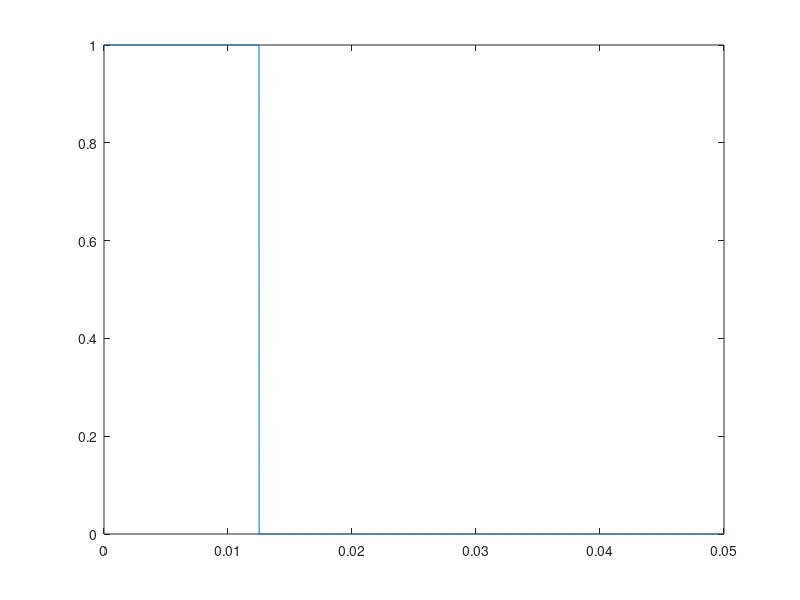

Source code (MATLAB):
clear all;clc;close all;
% f0 = 1*10^9;
% fs = 10*10^9;
% L = 500;
% t = (0:L)*1/fs;
% NFFT = 2^nextpow2(L);
% s = cos(2*pi*f0*t);
% S = fft(s,NFFT)/NFFT;
% k = 0:NFFT-1;
% f = k*fs/NFFT;
% figure(1)
% plot(t,s);
% figure(2)
% plot(f,abs(S),'b');
fs=1*10^5;L=5000;t=(0:L-1)*1/fs;T=L/4;
s2_ori=exp(j*2*pi*0*t).*(t<=T/fs);
plot(t,s2_ori);